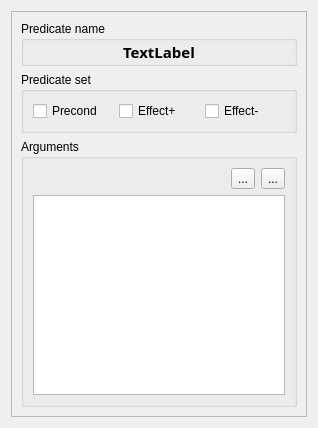
<ui version="4.0" >
 <class>PredicateInfoAction</class>
 <widget class="QWidget" name="PredicateInfoAction" >
  <property name="geometry" >
   <rect>
    <x>0</x>
    <y>0</y>
    <width>318</width>
    <height>428</height>
   </rect>
  </property>
  <property name="windowTitle" >
   <string>Form</string>
  </property>
  <layout class="QHBoxLayout" name="horizontalLayout_2" >
   <item>
    <widget class="QScrollArea" name="scrollArea" >
     <property name="widgetResizable" >
      <bool>true</bool>
     </property>
     <widget class="QWidget" name="scrollAreaWidgetContents" >
      <property name="geometry" >
       <rect>
        <x>0</x>
        <y>0</y>
        <width>296</width>
        <height>406</height>
       </rect>
      </property>
      <layout class="QVBoxLayout" name="verticalLayout_2" >
       <item>
        <widget class="QGroupBox" name="nameGroupBox" >
         <property name="title" >
          <string>Predicate name</string>
         </property>
         <layout class="QVBoxLayout" name="verticalLayout" >
          <property name="spacing" >
           <number>6</number>
          </property>
          <property name="topMargin" >
           <number>0</number>
          </property>
          <property name="bottomMargin" >
           <number>0</number>
          </property>
          <item>
           <widget class="QLabel" name="predicateName" >
            <property name="font" >
             <font>
              <family>Sans Serif</family>
              <pointsize>11</pointsize>
              <weight>75</weight>
              <bold>true</bold>
             </font>
            </property>
            <property name="text" >
             <string>TextLabel</string>
            </property>
            <property name="alignment" >
             <set>Qt::AlignCenter</set>
            </property>
            <property name="textInteractionFlags" >
             <set>Qt::NoTextInteraction</set>
            </property>
           </widget>
          </item>
         </layout>
        </widget>
       </item>
       <item>
        <widget class="QGroupBox" name="setGroupBox" >
         <property name="title" >
          <string>Predicate set</string>
         </property>
         <layout class="QHBoxLayout" name="horizontalLayout" >
          <item>
           <widget class="QCheckBox" name="precondCheck" >
            <property name="text" >
             <string>Precond</string>
            </property>
           </widget>
          </item>
          <item>
           <widget class="QCheckBox" name="effectPosCheck" >
            <property name="text" >
             <string>Effect+</string>
            </property>
           </widget>
          </item>
          <item>
           <widget class="QCheckBox" name="effectNegCheck" >
            <property name="text" >
             <string>Effect-</string>
            </property>
           </widget>
          </item>
         </layout>
        </widget>
       </item>
       <item>
        <widget class="QGroupBox" name="argumentsGroupBox" >
         <property name="sizePolicy" >
          <sizepolicy vsizetype="Preferred" hsizetype="Preferred" >
           <horstretch>0</horstretch>
           <verstretch>1</verstretch>
          </sizepolicy>
         </property>
         <property name="sizeIncrement" >
          <size>
           <width>0</width>
           <height>0</height>
          </size>
         </property>
         <property name="title" >
          <string>Arguments</string>
         </property>
         <layout class="QGridLayout" name="gridLayout" >
          <item row="0" column="0" >
           <spacer name="horizontalSpacer" >
            <property name="orientation" >
             <enum>Qt::Horizontal</enum>
            </property>
            <property name="sizeHint" stdset="0" >
             <size>
              <width>91</width>
              <height>20</height>
             </size>
            </property>
           </spacer>
          </item>
          <item row="0" column="1" >
           <widget class="QToolButton" name="moveDown" >
            <property name="text" >
             <string>...</string>
            </property>
            <property name="icon" >
             <iconset resource="ToolWidgetResource.qrc" >
              <normaloff>:/images/icons/arrowDown.xpm</normaloff>:/images/icons/arrowDown.xpm</iconset>
            </property>
           </widget>
          </item>
          <item row="0" column="2" >
           <widget class="QToolButton" name="moveUp" >
            <property name="text" >
             <string>...</string>
            </property>
            <property name="icon" >
             <iconset resource="ToolWidgetResource.qrc" >
              <normaloff>:/images/icons/arrowUp.xpm</normaloff>:/images/icons/arrowUp.xpm</iconset>
            </property>
           </widget>
          </item>
          <item row="1" column="0" colspan="3" >
           <widget class="QTableWidget" name="argumentsTable" >
            <property name="horizontalScrollBarPolicy" >
             <enum>Qt::ScrollBarAlwaysOff</enum>
            </property>
            <property name="editTriggers" >
             <set>QAbstractItemView::NoEditTriggers</set>
            </property>
            <property name="selectionMode" >
             <enum>QAbstractItemView::SingleSelection</enum>
            </property>
           </widget>
          </item>
         </layout>
        </widget>
       </item>
      </layout>
     </widget>
    </widget>
   </item>
  </layout>
 </widget>
 <resources>
  <include location="ToolWidgetResource.qrc" />
 </resources>
 <connections/>
</ui>
